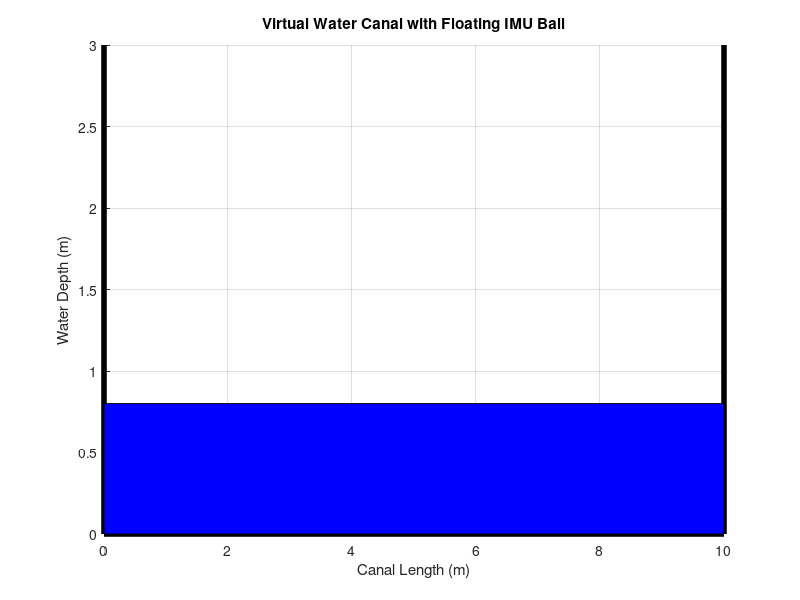

Recreate this plot in MATLAB. (Note: this script raises an error after producing the figure.)
clc;
clear;
close all;

%% =========================================================
%                 WATER CANAL PARAMETERS
% ==========================================================

canalLength = 10;          % Canal length (m)
canalDepth  = 3;           % Maximum water depth (m)

% Initial water level
waterLevel = 0.8;          % m

% Water flow parameters
Qin  = 1.0;                % Inflow (m^3/s)
Qout = 0.4;                % Outflow (m^3/s)

% Effective canal area
A = 3;


%% =========================================================
%                 SIMULATION PARAMETERS
% ==========================================================

dt = 0.02;                 % Sampling time (s)
simulationTime = 30;       % Simulation duration (s)

time = 0:dt:simulationTime;

N = length(time);


%% =========================================================
%                 FLOATING BALL PARAMETERS
% ==========================================================

ballRadius = 0.18;         % Ball radius (m)

ballX = canalLength/2;

% Vertical oscillation
verticalAmplitude = 0.08;  % m
verticalFrequency = 2.0;   % Hz

% Horizontal motion
horizontalAmplitude = 0.5; % m
horizontalFrequency = 0.3; % Hz

% Ball rotation
rotationAmplitude = 8;     % degrees
rotationFrequency = 0.8;   % Hz


%% =========================================================
%                 IMU PARAMETERS
% ==========================================================

g = 9.81;                  % Gravity (m/s^2)

% Accelerometer noise
accNoise = 0.05;           % m/s^2

% Gyroscope noise
gyroNoise = 0.02;          % rad/s


%% =========================================================
%                 DATA STORAGE
% ==========================================================

% Water
waterLevelData = zeros(1,N);

% Ball position
ballXData = zeros(1,N);
ballYData = zeros(1,N);

% Accelerometer
axData = zeros(1,N);
ayData = zeros(1,N);
azData = zeros(1,N);

% Gyroscope
wxData = zeros(1,N);
wyData = zeros(1,N);
wzData = zeros(1,N);

% Ball orientation
rollData  = zeros(1,N);
pitchData = zeros(1,N);

% Total acceleration
totalAcceleration = zeros(1,N);

% Total angular velocity
totalAngularVelocity = zeros(1,N);

% Acceleration RMS
accelerationRMS = zeros(1,N);

% Gravity-removed vibration acceleration
vibrationAcceleration = zeros(1,N);

% Vibration RMS
vibrationRMS = zeros(1,N);


%% =========================================================
%                 CREATE CANAL FIGURE
% ==========================================================

figure(1);

set(gcf,'Color','white');
set(gcf,'Name','Virtual Water Canal');

axis([0 canalLength 0 canalDepth]);
axis manual;

xlabel('Canal Length (m)');
ylabel('Water Depth (m)');

grid on;
hold on;

title('Virtual Water Canal with Floating IMU Ball');


%% =========================================================
%                 CANAL
% ==========================================================

% Bottom
plot([0 canalLength], ...
     [0 0], ...
     'k', ...
     'LineWidth',4);

% Left wall
plot([0 0], ...
     [0 canalDepth], ...
     'k', ...
     'LineWidth',4);

% Right wall
plot([canalLength canalLength], ...
     [0 canalDepth], ...
     'k', ...
     'LineWidth',4);


%% =========================================================
%                 WATER
% ==========================================================

water = patch( ...
    [0 canalLength canalLength 0], ...
    [0 0 waterLevel waterLevel], ...
    'b');

water.FaceAlpha = 0.5;
water.EdgeColor = 'none';


%% =========================================================
%                 WATER FLOW
% ==========================================================

quiver(-1, waterLevel, ...
       1, 0, ...
       'LineWidth',2, ...
       'MaxHeadSize',0.5);

text(-1, waterLevel+0.25, ...
     'Water Inlet', ...
     'FontSize',11);

quiver(canalLength, waterLevel, ...
       1, 0, ...
       'LineWidth',2, ...
       'MaxHeadSize',0.5);

text(canalLength-1, waterLevel+0.25, ...
     'Water Outlet', ...
     'FontSize',11);


%% =========================================================
%                 BALL
% ==========================================================

theta = linspace(0,2*pi,50);

ballY = waterLevel;

ball = patch( ...
    ballX + ballRadius*cos(theta), ...
    ballY + ballRadius*sin(theta), ...
    'r');

ball.EdgeColor = 'k';


%% =========================================================
%                 WATER LEVEL LINE
% ==========================================================

levelLine = plot( ...
    [0 canalLength], ...
    [waterLevel waterLevel], ...
    '--k', ...
    'LineWidth',1.2);


%% =========================================================
%                 SIMULATION LOOP
% ==========================================================

for k = 1:N

    t = time(k);


    %% -----------------------------------------------------
    % WATER LEVEL
    % ------------------------------------------------------

    dh = ((Qin - Qout)/A) * dt;

    waterLevel = waterLevel + dh;

    % Keep water inside canal
    if waterLevel > canalDepth
        waterLevel = canalDepth;
    end

    if waterLevel < 0
        waterLevel = 0;
    end

    waterLevelData(k) = waterLevel;


    %% -----------------------------------------------------
    % BALL HORIZONTAL MOTION
    % ------------------------------------------------------

    ballX = canalLength/2 + ...
        horizontalAmplitude * ...
        sin(2*pi*horizontalFrequency*t);

    ballXData(k) = ballX;


    %% -----------------------------------------------------
    % BALL VERTICAL MOTION
    % ------------------------------------------------------

    verticalMotion = ...
        verticalAmplitude * ...
        sin(2*pi*verticalFrequency*t);

    ballY = waterLevel + verticalMotion;

    ballYData(k) = ballY;


    %% -----------------------------------------------------
    % BALL ROTATION
    % ------------------------------------------------------

    roll = rotationAmplitude * ...
        sin(2*pi*rotationFrequency*t);

    pitch = rotationAmplitude * ...
        cos(2*pi*rotationFrequency*t);

    rollData(k) = roll;
    pitchData(k) = pitch;


    %% =====================================================
    %              VIRTUAL ACCELEROMETER
    % =====================================================

    % Vertical acceleration
    az = g + ...
        -(verticalAmplitude * ...
        (2*pi*verticalFrequency)^2) * ...
        sin(2*pi*verticalFrequency*t);


    % Horizontal acceleration
    ax = ...
        -(horizontalAmplitude * ...
        (2*pi*horizontalFrequency)^2) * ...
        sin(2*pi*horizontalFrequency*t);


    % Sideways acceleration
    ay = ...
        0.1 * sin(2*pi*1.5*t);


    % Add accelerometer noise
    ax = ax + accNoise*randn;
    ay = ay + accNoise*randn;
    az = az + accNoise*randn;


    %% -----------------------------------------------------
    % Store accelerometer data
    % ------------------------------------------------------

    axData(k) = ax;
    ayData(k) = ay;
    azData(k) = az;


    %% =====================================================
    %              VIRTUAL GYROSCOPE
    % =====================================================

    wx = rotationAmplitude * ...
        pi/180 * ...
        (2*pi*rotationFrequency) * ...
        cos(2*pi*rotationFrequency*t);

    wy = -rotationAmplitude * ...
        pi/180 * ...
        (2*pi*rotationFrequency) * ...
        sin(2*pi*rotationFrequency*t);

    wz = 0.2 * sin(2*pi*0.5*t);


    % Add gyro noise
    wx = wx + gyroNoise*randn;
    wy = wy + gyroNoise*randn;
    wz = wz + gyroNoise*randn;


    %% -----------------------------------------------------
    % Store gyroscope data
    % ------------------------------------------------------

    wxData(k) = wx;
    wyData(k) = wy;
    wzData(k) = wz;


    %% =====================================================
    %              TOTAL ACCELERATION
    % =====================================================

    totalAcceleration(k) = ...
        sqrt(ax^2 + ay^2 + az^2);


    %% =====================================================
    %              TOTAL ANGULAR VELOCITY
    % =====================================================

    totalAngularVelocity(k) = ...
        sqrt(wx^2 + wy^2 + wz^2);


    %% =====================================================
    %              ACCELERATION RMS
    % =====================================================

    accelerationRMS(k) = ...
        sqrt(mean(totalAcceleration(1:k).^2));


    %% =====================================================
    %              GRAVITY-REMOVED VIBRATION
    % =====================================================

    vibrationAcceleration(k) = ...
        totalAcceleration(k) - g;


    %% =====================================================
    %              VIBRATION RMS
    % =====================================================

    vibrationRMS(k) = ...
        sqrt(mean(vibrationAcceleration(1:k).^2));


    %% =====================================================
    %              UPDATE WATER
    % =====================================================

    set(water, ...
        'YData', ...
        [0 0 waterLevel waterLevel]);


    %% =====================================================
    %              UPDATE BALL
    % =====================================================

    set(ball, ...
        'XData', ...
        ballX + ballRadius*cos(theta), ...
        'YData', ...
        ballY + ballRadius*sin(theta));


    %% =====================================================
    %              UPDATE WATER LEVEL
    % =====================================================

    set(levelLine, ...
        'YData', ...
        [waterLevel waterLevel]);


    %% =====================================================
    %              DISPLAY IMU VALUES
    % =====================================================

    title(sprintf( ...
        ['Water Canal + Virtual IMU | Time = %.1f s\n' ...
         'Water Level = %.2f m | ax = %.2f | ay = %.2f | az = %.2f m/s^2\n' ...
         'Acceleration RMS = %.2f m/s^2 | Vibration RMS = %.2f m/s^2'], ...
         t, ...
         waterLevel, ...
         ax, ay, az, ...
         accelerationRMS(k), ...
         vibrationRMS(k)));


    %% -----------------------------------------------------
    % Update animation
    % ------------------------------------------------------

    drawnow;

end


%% =========================================================
%        ONE PAGE - ALL ANALYSIS GRAPHS
% ==========================================================

figure(2);

set(gcf,'Color','white');
set(gcf,'Name','Complete IMU Analysis');

% Make the figure large enough for all graphs
set(gcf,'Units','normalized');
set(gcf,'Position',[0.02 0.03 0.96 0.92]);


%% =========================================================
%                 1. ACCELEROMETER X
% ==========================================================

subplot(3,3,1);

plot(time,axData,'LineWidth',1);

grid on;

xlabel('Time (s)');
ylabel('m/s^2');

title('Accelerometer X');


%% =========================================================
%                 2. ACCELEROMETER Y
% ==========================================================

subplot(3,3,2);

plot(time,ayData,'LineWidth',1);

grid on;

xlabel('Time (s)');
ylabel('m/s^2');

title('Accelerometer Y');


%% =========================================================
%                 3. ACCELEROMETER Z
% ==========================================================

subplot(3,3,3);

plot(time,azData,'LineWidth',1);

grid on;

xlabel('Time (s)');
ylabel('m/s^2');

title('Accelerometer Z');


%% =========================================================
%                 4. GYROSCOPE X
% ==========================================================

subplot(3,3,4);

plot(time,wxData,'LineWidth',1);

grid on;

xlabel('Time (s)');
ylabel('rad/s');

title('Gyroscope X');


%% =========================================================
%                 5. GYROSCOPE Y
% ==========================================================

subplot(3,3,5);

plot(time,wyData,'LineWidth',1);

grid on;

xlabel('Time (s)');
ylabel('rad/s');

title('Gyroscope Y');


%% =========================================================
%                 6. GYROSCOPE Z
% ==========================================================

subplot(3,3,6);

plot(time,wzData,'LineWidth',1);

grid on;

xlabel('Time (s)');
ylabel('rad/s');

title('Gyroscope Z');


%% =========================================================
%                 7. TOTAL ACCELERATION
% ==========================================================

subplot(3,3,7);

plot(time,totalAcceleration,'LineWidth',1.2);

grid on;

xlabel('Time (s)');
ylabel('m/s^2');

title('Total Acceleration');


%% =========================================================
%                 8. ACCELERATION RMS
% ==========================================================

subplot(3,3,8);

plot(time,accelerationRMS,'LineWidth',1.5);

grid on;

xlabel('Time (s)');
ylabel('m/s^2');

title('Acceleration RMS');


%% =========================================================
%                 9. VIBRATION RMS
% ==========================================================

subplot(3,3,9);

plot(time,vibrationRMS,'LineWidth',1.5);

grid on;

xlabel('Time (s)');
ylabel('m/s^2');

title('Water-Induced Vibration RMS');


%% =========================================================
%                 OVERALL TITLE
% ==========================================================

sgtitle('Floating Ball IMU Analysis','FontSize',16,'FontWeight','bold');


%% =========================================================
%              WATER LEVEL FIGURE
% ==========================================================

figure(3);

set(gcf,'Color','white');
set(gcf,'Name','Water Level');

plot(time,waterLevelData,'LineWidth',2);

grid on;

xlabel('Time (s)');
ylabel('Water Level (m)');

title('Water Level vs Time');


%% =========================================================
%              FINAL RESULTS
% ==========================================================

fprintf('\n');
fprintf('============================================\n');
fprintf('          SIMULATION RESULTS\n');
fprintf('============================================\n');

fprintf('Final Water Level      = %.3f m\n', ...
        waterLevelData(end));

fprintf('Final Acceleration RMS = %.3f m/s^2\n', ...
        accelerationRMS(end));

fprintf('Final Vibration RMS    = %.3f m/s^2\n', ...
        vibrationRMS(end));

fprintf('Maximum Vibration Acc. = %.3f m/s^2\n', ...
        max(abs(vibrationAcceleration)));

fprintf('============================================\n');
